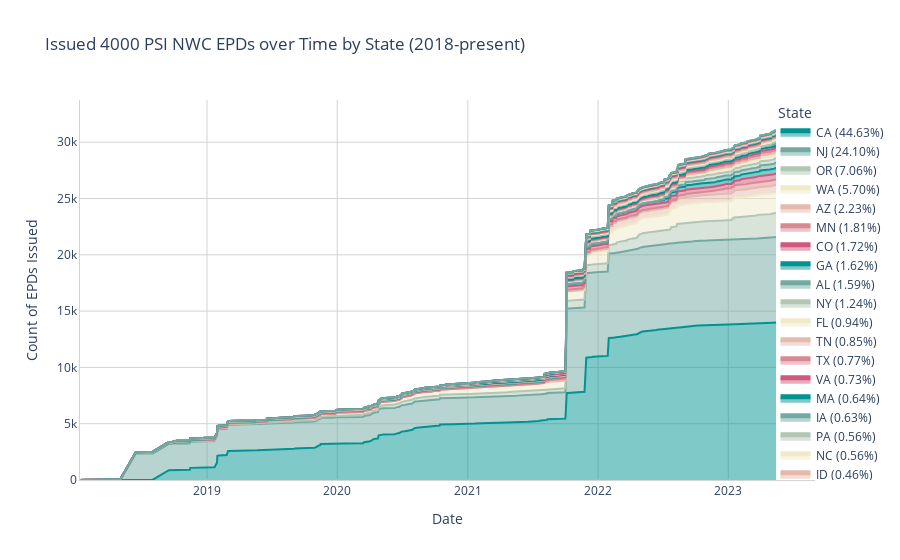

The notebook cell this image was saved under:
### Markdown cell above
### Plot #2

### Code cell
# Group the rows by date and state and count the number of rows for each group
df_count = df_4ksi.groupby(['date_formatted', 'plant_subdiv']).size().reset_index(name='count')

# Pivot the dataframe to create a matrix of counts by date and state
df_pivot = df_count.pivot(index='date_formatted', columns='plant_subdiv', values='count').fillna(0)

# Sort the columns by the total number of rows in descending order
df_pivot = df_pivot[df_pivot.sum().sort_values(ascending=False).index]

# Create a stacked area chart using Plotly Graph Objects
fig2 = go.Figure()

for col in df_pivot.columns:
    fig2.add_trace(go.Scatter(x=df_pivot.index, y=df_pivot[col].cumsum(), mode='lines', stackgroup='one', name=col))


# Add a title and axis labels to the chart
# Sort the legend by the total number of rows for each state and add the percentage
fig2.update_layout(legend=dict(title='State', orientation='v', yanchor='top', y=1.0, xanchor='right', x=1.1,
                itemsizing='constant', itemclick='toggleothers', traceorder='normal'), plot_bgcolor='white',
                title='Issued 4000 PSI NWC EPDs over Time by State (2018-present)', xaxis_title='Date', yaxis_title='Count of EPDs Issued')

fig2.update_yaxes(
    showline=True,
    linecolor='lightgrey',
    gridcolor='lightgrey'
)

fig2.update_xaxes(
    showline=True,
    linecolor='lightgrey',
    gridcolor='lightgrey'
)

# Calculate the percentage of each state and add it to the legend
for i, trace in enumerate(fig2.data):
    state = trace.name
    total_rows = df_pivot[state].sum()
    percentage = f'{total_rows / df_pivot.sum().sum() * 100:.2f}%'
    fig2.data[i].name = f'{state} ({percentage})'

# Show the chart
fig2.show()

### Figure 1 — Plotly figure (JSON) as saved in the notebook; plotly's stock layout.template omitted (floating-point values rounded to 4 significant figures; data arrays with more than 128 entries replaced by an {"elided": "..."} marker saying what was removed)
{"data": [{"mode": "lines", "name": "CA (44.63%)", "stackgroup": "one", "type": "scatter", "x": {"elided": "895 str values"}, "y": {"elided": "895 int values"}}, {"mode": "lines", "name": "NJ (24.10%)", "stackgroup": "one", "type": "scatter", "x": {"elided": "895 str values"}, "y": {"elided": "895 int values"}}, {"mode": "lines", "name": "OR (7.06%)", "stackgroup": "one", "type": "scatter", "x": {"elided": "895 str values"}, "y": {"elided": "895 int values"}}, {"mode": "lines", "name": "WA (5.70%)", "stackgroup": "one", "type": "scatter", "x": {"elided": "895 str values"}, "y": {"elided": "895 int values"}}, {"mode": "lines", "name": "AZ (2.23%)", "stackgroup": "one", "type": "scatter", "x": {"elided": "895 str values"}, "y": {"elided": "895 int values"}}, {"mode": "lines", "name": "MN (1.81%)", "stackgroup": "one", "type": "scatter", "x": {"elided": "895 str values"}, "y": {"elided": "895 int values"}}, {"mode": "lines", "name": "CO (1.72%)", "stackgroup": "one", "type": "scatter", "x": {"elided": "895 str values"}, "y": {"elided": "895 int values"}}, {"mode": "lines", "name": "GA (1.62%)", "stackgroup": "one", "type": "scatter", "x": {"elided": "895 str values"}, "y": {"elided": "895 int values"}}, {"mode": "lines", "name": "AL (1.59%)", "stackgroup": "one", "type": "scatter", "x": {"elided": "895 str values"}, "y": {"elided": "895 int values"}}, {"mode": "lines", "name": "NY (1.24%)", "stackgroup": "one", "type": "scatter", "x": {"elided": "895 str values"}, "y": {"elided": "895 int values"}}, {"mode": "lines", "name": "FL (0.94%)", "stackgroup": "one", "type": "scatter", "x": {"elided": "895 str values"}, "y": {"elided": "895 int values"}}, {"mode": "lines", "name": "TN (0.85%)", "stackgroup": "one", "type": "scatter", "x": {"elided": "895 str values"}, "y": {"elided": "895 int values"}}, {"mode": "lines", "name": "TX (0.77%)", "stackgroup": "one", "type": "scatter", "x": {"elided": "895 str values"}, "y": {"elided": "895 int values"}}, {"mode": "lines", "name": "VA (0.73%)", "stackgroup": "one", "type": "scatter", "x": {"elided": "895 str values"}, "y": {"elided": "895 int values"}}, {"mode": "lines", "name": "MA (0.64%)", "stackgroup": "one", "type": "scatter", "x": {"elided": "895 str values"}, "y": {"elided": "895 int values"}}, {"mode": "lines", "name": "IA (0.63%)", "stackgroup": "one", "type": "scatter", "x": {"elided": "895 str values"}, "y": {"elided": "895 int values"}}, {"mode": "lines", "name": "PA (0.56%)", "stackgroup": "one", "type": "scatter", "x": {"elided": "895 str values"}, "y": {"elided": "895 int values"}}, {"mode": "lines", "name": "NC (0.56%)", "stackgroup": "one", "type": "scatter", "x": {"elided": "895 str values"}, "y": {"elided": "895 int values"}}, {"mode": "lines", "name": "ID (0.46%)", "stackgroup": "one", "type": "scatter", "x": {"elided": "895 str values"}, "y": {"elided": "895 int values"}}, {"mode": "lines", "name": "UT (0.41%)", "stackgroup": "one", "type": "scatter", "x": {"elided": "895 str values"}, "y": {"elided": "895 int values"}}, {"mode": "lines", "name": "NE (0.27%)", "stackgroup": "one", "type": "scatter", "x": {"elided": "895 str values"}, "y": {"elided": "895 int values"}}, {"mode": "lines", "name": "ND (0.27%)", "stackgroup": "one", "type": "scatter", "x": {"elided": "895 str values"}, "y": {"elided": "895 int values"}}, {"mode": "lines", "name": "MD (0.25%)", "stackgroup": "one", "type": "scatter", "x": {"elided": "895 str values"}, "y": {"elided": "895 int values"}}, {"mode": "lines", "name": "IL (0.23%)", "stackgroup": "one", "type": "scatter", "x": {"elided": "895 str values"}, "y": {"elided": "895 int values"}}, {"mode": "lines", "name": "CT (0.19%)", "stackgroup": "one", "type": "scatter", "x": {"elided": "895 str values"}, "y": {"elided": "895 int values"}}, {"mode": "lines", "name": "SC (0.14%)", "stackgroup": "one", "type": "scatter", "x": {"elided": "895 str values"}, "y": {"elided": "895 int values"}}, {"mode": "lines", "name": "OH (0.14%)", "stackgroup": "one", "type": "scatter", "x": {"elided": "895 str values"}, "y": {"elided": "895 int values"}}, {"mode": "lines", "name": "NV (0.13%)", "stackgroup": "one", "type": "scatter", "x": {"elided": "895 str values"}, "y": {"elided": "895 int values"}}, {"mode": "lines", "name": "MT (0.11%)", "stackgroup": "one", "type": "scatter", "x": {"elided": "895 str values"}, "y": {"elided": "895 int values"}}, {"mode": "lines", "name": "HI (0.02%)", "stackgroup": "one", "type": "scatter", "x": {"elided": "895 str values"}, "y": {"elided": "895 int values"}}], "layout": {"legend": {"itemclick": "toggleothers", "itemsizing": "constant", "orientation": "v", "title": {"text": "State"}, "traceorder": "normal", "x": 1.1, "xanchor": "right", "y": 1, "yanchor": "top"}, "plot_bgcolor": "white", "title": {"text": "Issued 4000 PSI NWC EPDs over Time by State (2018-present)"}, "xaxis": {"gridcolor": "lightgrey", "linecolor": "lightgrey", "showline": true, "title": {"text": "Date"}}, "yaxis": {"gridcolor": "lightgrey", "linecolor": "lightgrey", "showline": true, "title": {"text": "Count of EPDs Issued"}}}}
